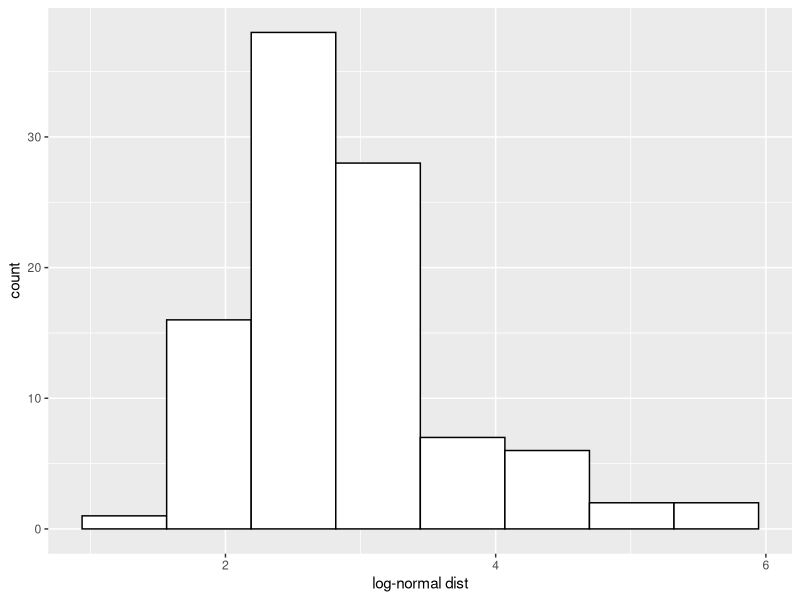
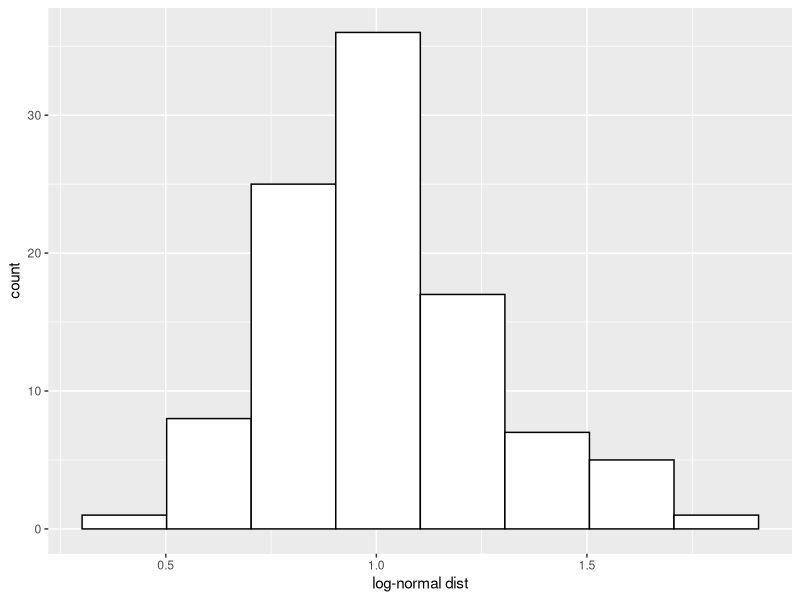

Here is the R script that generated these plots, in order:
## ---- chunk 1
knitr::opts_chunk$set(echo = TRUE)
## ---- chunk 2
library(ggplot2)
## ---- chunk 3
v_mean <- 1
v_sd <- 0.25
n <- 100
## ---- chunk 4
df <- data.frame(smp=stats::rlnorm(n, meanlog = v_mean, sdlog = v_sd))
## ---- chunk 5

ggplot2::ggplot(df, aes(x=smp)) +
  ggplot2::geom_histogram(bins=8, color="black", fill="white") +
  ggplot2::xlab("log-normal dist")
## ---- chunk 6
ggplot2::ggplot(df, aes(x=log(smp))) +
  ggplot2::geom_histogram(bins = 8, color="black", fill="white") +
  ggplot2::xlab("log-normal dist")
